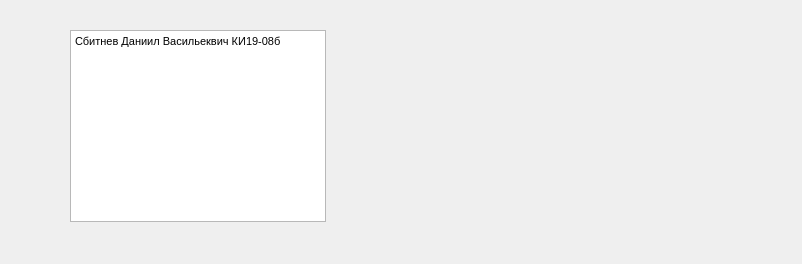
<?xml version="1.0" encoding="UTF-8"?>
<ui version="4.0">
 <class>auth</class>
 <widget class="QDialog" name="auth">
  <property name="geometry">
   <rect>
    <x>0</x>
    <y>0</y>
    <width>802</width>
    <height>264</height>
   </rect>
  </property>
  <property name="windowTitle">
   <string>Информация об авторах</string>
  </property>
  <widget class="QWidget" name="layoutWidget">
   <property name="geometry">
    <rect>
     <x>70</x>
     <y>30</y>
     <width>875</width>
     <height>570</height>
    </rect>
   </property>
   <layout class="QHBoxLayout" name="horizontalLayout">
    <item alignment="Qt::AlignLeft|Qt::AlignTop">
     <widget class="QTextEdit" name="textEdit">
      <property name="markdown">
       <string>Сбитнев Даниил Васильеквич КИ19-08б

</string>
      </property>
      <property name="html">
       <string>&lt;!DOCTYPE HTML PUBLIC &quot;-//W3C//DTD HTML 4.0//EN&quot; &quot;http://www.w3.org/TR/REC-html40/strict.dtd&quot;&gt;
&lt;html&gt;&lt;head&gt;&lt;meta name=&quot;qrichtext&quot; content=&quot;1&quot; /&gt;&lt;style type=&quot;text/css&quot;&gt;
p, li { white-space: pre-wrap; }
&lt;/style&gt;&lt;/head&gt;&lt;body style=&quot; font-family:'MS Shell Dlg 2'; font-size:8.25pt; font-weight:400; font-style:normal;&quot;&gt;
&lt;p style=&quot; margin-top:5px; margin-bottom:5px; margin-left:0px; margin-right:0px; -qt-block-indent:0; text-indent:0px;&quot;&gt;Сбитнев Даниил Васильеквич КИ19-08б&lt;/p&gt;&lt;/body&gt;&lt;/html&gt;</string>
      </property>
     </widget>
    </item>
    <item alignment="Qt::AlignLeft|Qt::AlignTop">
     <widget class="QLabel" name="label">
      <property name="text">
       <string/>
      </property>
      <property name="pixmap">
       <pixmap>C:/Users/rioki/OneDrive/Рабочий стол/Безымянный.png</pixmap>
      </property>
     </widget>
    </item>
   </layout>
  </widget>
 </widget>
 <resources/>
 <connections/>
</ui>
